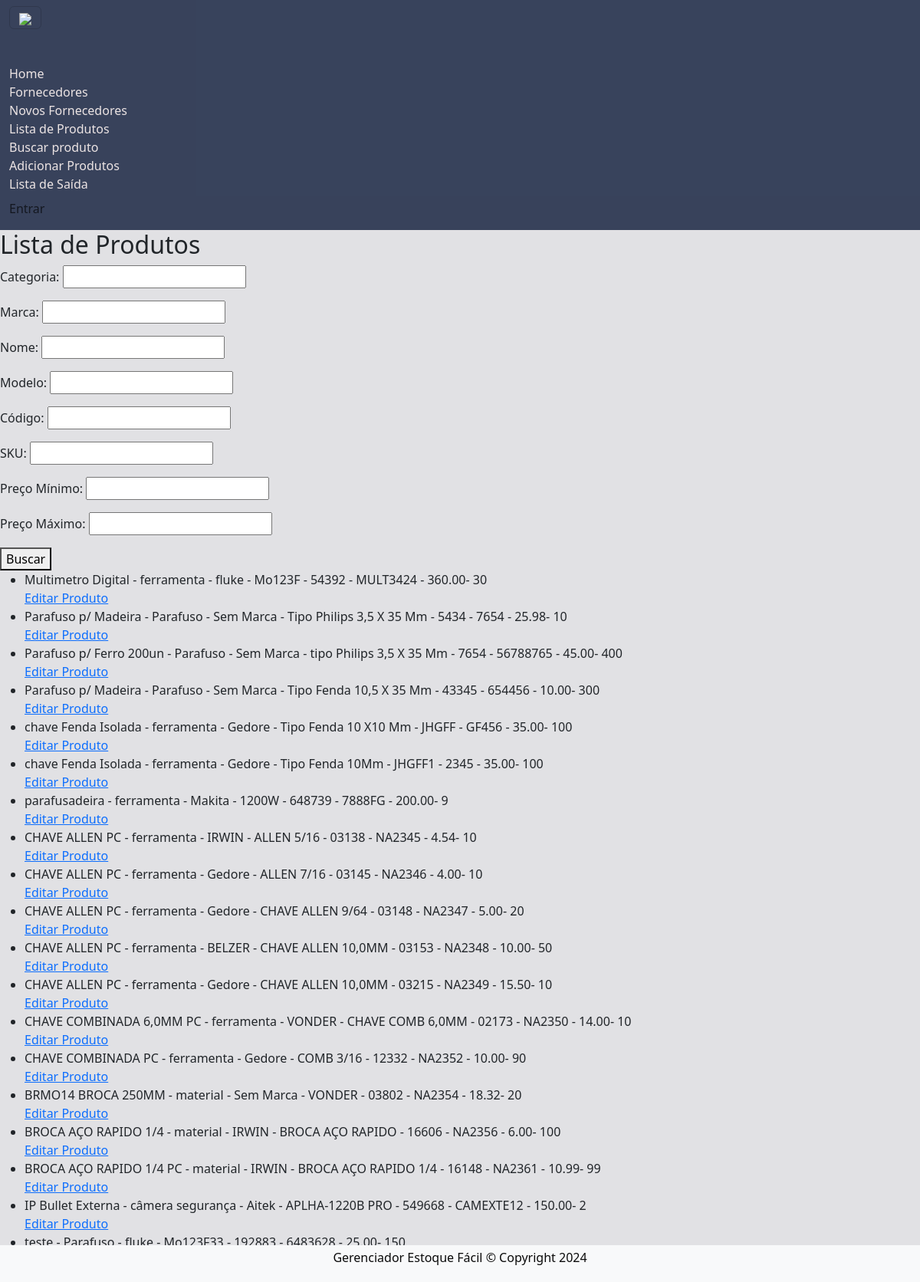
The page /busca_produtos/ on the database as committed earlier.
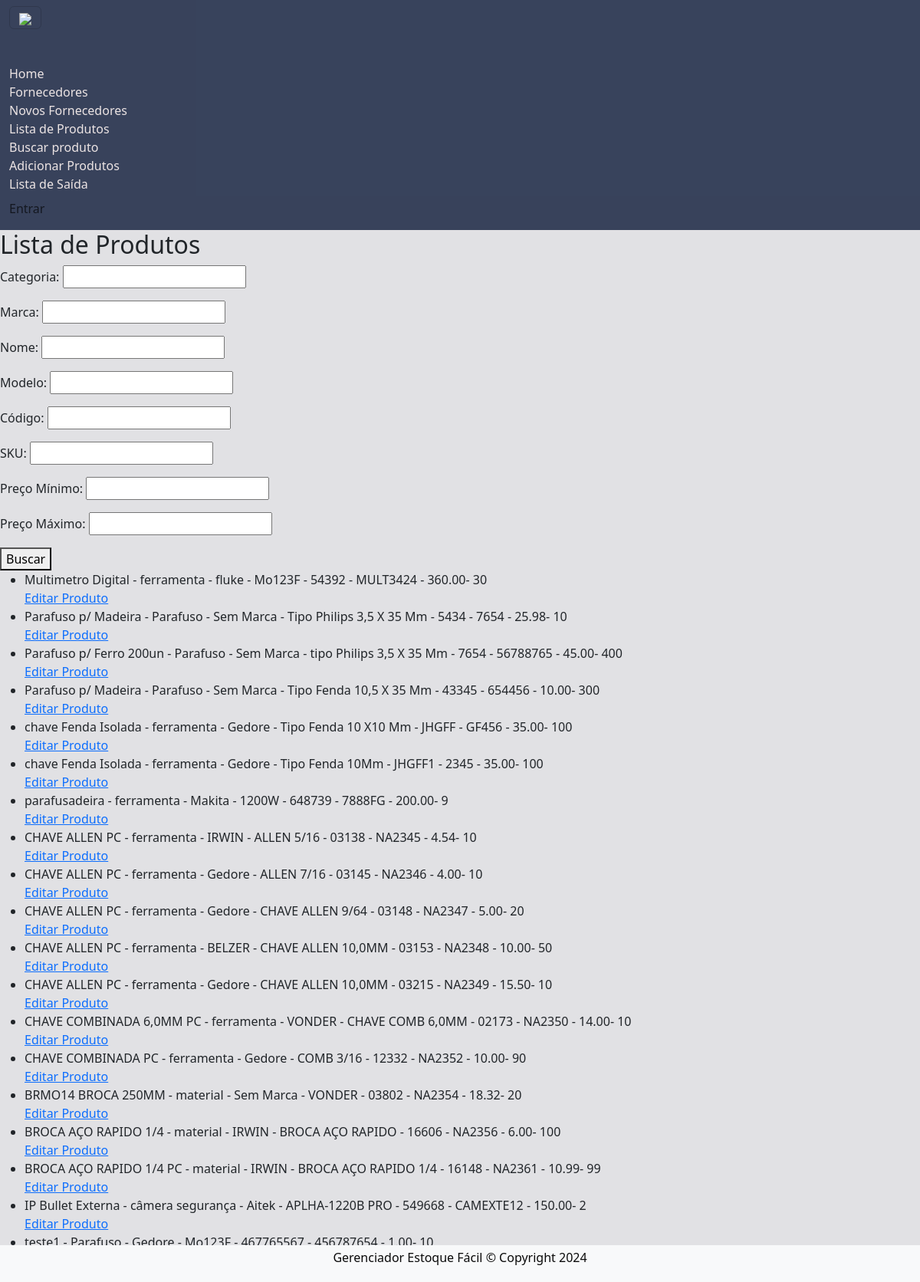
The same page on the database as committed later.
### projetointegradors/models.py (models this page shows)
class Produto(models.Model):
    imagem = models.ImageField(
        upload_to='produtos/',
         blank=True, null=True
    )
    categoria = models.CharField(
        max_length=255,
        null=False,
        blank=False
    )
    nome = models.CharField(
        max_length=255,
        null=False,
        blank=False
    )
    modelo = models.CharField(
        max_length=255,
        null=True,
        blank=True
    )
    marca = models.CharField(
        max_length=255,
        null=False,
        blank=False,
        default='Sem Marca'
    )
    codigo = models.CharField(
        max_length=20,
        null=False,
        blank=False,
        unique=True)
    existente = models.IntegerField(
        default=0,
        null=False,
        blank=False
    )
    sku = models.CharField(
        max_length=20,
        null=False,
        blank=False,
        unique=True
    )
    preco = models.DecimalField(
        max_digits=10,
        decimal_places=2,
        null=False,
        blank=False
    )
    quantidade = models.IntegerField()

### projetointegradors/views.py (the view, shortened to what this page needs)
# urls.py: path('busca_produtos/', views.busca_produtos, name='busca_produtos'),
def busca_produtos(request):
    form = ProdutoSearchForm(request.GET or None)
    produtos = Produto.objects.all()
    return render(request, 'projetointegrador/busca.produtos.html', {'form': form, 'produtos': produtos})

### projetointegradors/forms.py
class ProdutoSearchForm(forms.Form):
    categoria = forms.CharField(label='Categoria', required=False, max_length=100)
    marca = forms.CharField(label='Marca', required=False, max_length=100)
    nome = forms.CharField(label='Nome', required=False, max_length=100)
    modelo = forms.CharField(label='Modelo', required=False, max_length=100)
    codigo = forms.CharField(label='Código', required=False, max_length=100)
    sku = forms.CharField(label='SKU', required=False, max_length=100)
    preco_min = forms.DecimalField(label='Preço Mínimo', required=False, decimal_places=2, max_digits=10)
    preco_max = forms.DecimalField(label='Preço Máximo', required=False, decimal_places=2, max_digits=10)

### projetointegradors/templates/projetointegrador/busca.produtos.html
{% extends 'projetointegrador/base.html' %}
{% block content %}
    <h2>Lista de Produtos</h2>
    <form method="get">
        {{ form.as_p }}
        <button type="submit">Buscar</button>
    </form>
    <ul>
        {% for produto in produtos %}
            <li>{{ produto.nome }} - {{ produto.categoria }} - {{ produto.marca }} - {{ produto.modelo }} - {{ produto.codigo }} - {{ produto.sku }} - {{ produto.preco }}- {{ produto.quantidade }}</li>
            <a href="{% url 'editar_produto' produto.id %}">Editar Produto</a>
        {% empty %}
            <li>Nenhum produto encontrado.</li>
        {% endfor %}
    </ul>
{% endblock content %}

Rows that differ between the two databases and show on the page:
removed Produto: nome "teste", categoria "Parafuso", marca "fluke", modelo "Mo123F33", codigo "192883", sku "6483628", preco "25.00", quantidade "150"
added Produto: nome "teste1", categoria "Parafuso", marca "Gedore", modelo "Mo123F", codigo "467765567", sku "456787654", preco "1.00", quantidade "10"
